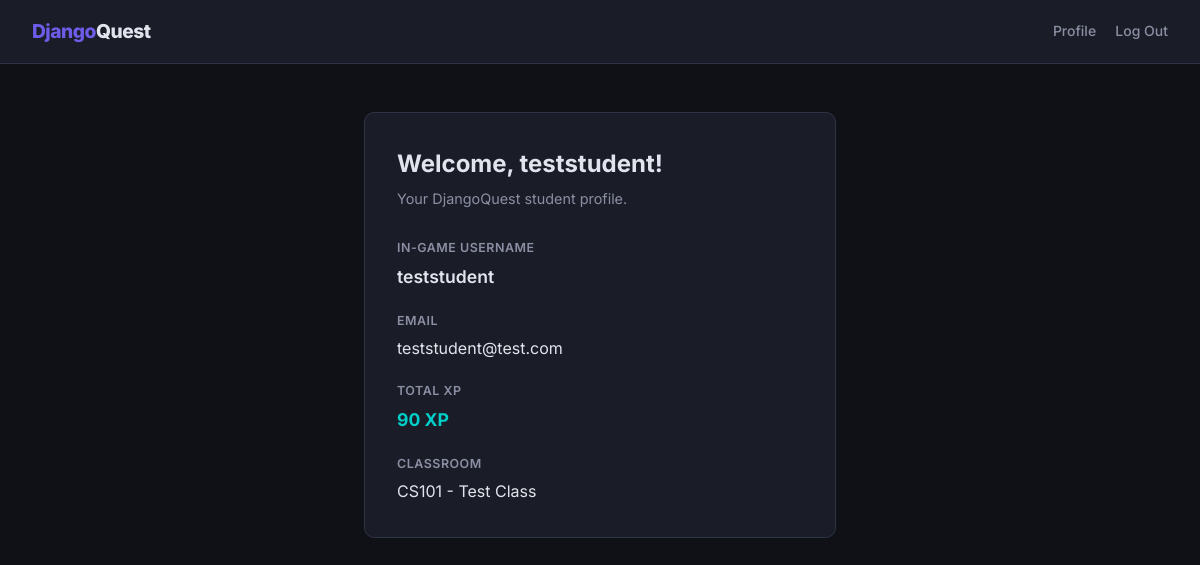
Page /student/profile/ (signed in) on the committed database.
### users/models.py (models this page shows, shortened)
class User(AbstractUser):
    email = models.EmailField(unique=True)
    username = models.CharField(max_length=150, unique=True)
    is_verified = models.BooleanField(default=False)
    is_teacher = models.BooleanField(default=False)
    is_student = models.BooleanField(default=True)
    date_joined = models.DateTimeField(auto_now_add=True)
    objects = UserManager()
    USERNAME_FIELD = 'email'
    REQUIRED_FIELDS = ['username']
    groups = models.ManyToManyField(
        'auth.Group',
        related_name='custom_user_set',
        blank=True,
        help_text='The groups this user belongs to.',
        verbose_name='groups',
    )
    user_permissions = models.ManyToManyField(
        'auth.Permission',
        related_name='custom_user_permission_set',
        blank=True,
        help_text='Specific permissions for this user.',
        verbose_name='user permissions',
    )

class Profile(models.Model):
    user = models.OneToOneField(User, on_delete=models.CASCADE, related_name="profile")
    avatar = models.ImageField(upload_to="avatars/", null=True, blank=True)
    bio = models.TextField(blank=True)
    total_xp = models.IntegerField(default=0)
    classroom = models.ForeignKey(
        Classroom,
        on_delete=models.SET_NULL,
        null=True,
        blank=True,
        related_name='students',
        help_text='The classroom this student is enrolled in.',
    )

class Classroom(models.Model):
    teacher = models.ForeignKey(
        User,
        on_delete=models.CASCADE,
        related_name='classrooms',
        limit_choices_to={'is_teacher': True},
    )
    name = models.CharField(max_length=200)
    enrollment_code = models.CharField(
        max_length=8,
        unique=True,
        default=generate_enrollment_code,
        editable=False,
    )
    created_at = models.DateTimeField(auto_now_add=True)

### dashboard/views.py (the view)
# urls.py: path('student/profile/', views.student_profile, name='student_profile'),
@login_required(login_url='/login/')
def student_profile(request):
    profile, _ = Profile.objects.get_or_create(user=request.user)
    return render(request, 'dashboard/student_profile.html', {'profile': profile})

### dashboard/templates/dashboard/student_profile.html (shortened to what this page needs)
{% extends "dashboard/base.html" %}
{% block content %}
<div class="container">
    <div class="card">
        <h2>Welcome, {{ user.username }}!</h2>
        <p class="subtitle">Your DjangoQuest student profile.</p>
        <div style="display:grid; gap:1rem;">
            <div>
                <span style="font-size:.78rem; text-transform:uppercase; letter-spacing:.5px; color:var(--text-dim); font-weight:600;">In-Game Username</span>
                <p style="font-size:1.1rem; font-weight:600; margin-top:.2rem;">{{ user.username }}</p>
            </div>
            <div>
                <span style="font-size:.78rem; text-transform:uppercase; letter-spacing:.5px; color:var(--text-dim); font-weight:600;">Email</span>
                <p style="margin-top:.2rem;">{{ user.email }}</p>
            </div>
            <div>
                <span style="font-size:.78rem; text-transform:uppercase; letter-spacing:.5px; color:var(--text-dim); font-weight:600;">Total XP</span>
                <p style="font-size:1.1rem; font-weight:700; color:var(--success); margin-top:.2rem;">{{ profile.total_xp }} XP</p>
            </div>
            <div>
                <span style="font-size:.78rem; text-transform:uppercase; letter-spacing:.5px; color:var(--text-dim); font-weight:600;">Classroom</span>
                <p style="margin-top:.2rem;">
                    {% if profile.classroom %}
                        {{ profile.classroom.name }}
                    {% else %}
                        <span style="color:var(--text-dim);">Not enrolled — enter a code in-game to join!</span>
                    {% endif %}
                </p>
            </div>
        </div>
    </div>
</div>
{% endblock %}

### dashboard/templates/dashboard/base.html (style rules this page uses)
*, *::before, *::after { box-sizing: border-box; margin: 0; padding: 0; }
:root { --bg: #0f1117; --surface: #1a1d27; --surface-2: #242834; --border: #2e3345; --text: #e2e4ed; --text-dim: #8b8fa3; --accent: #6c5ce7; --accent-hover: #7c6df7; --accent-soft: rgba(108, 92, 231, .12); --success: #00cec9; --danger: #ff6b6b; --warning: #feca57; --radius: 10px; }
body { font-family: 'Inter', -apple-system, BlinkMacSystemFont, sans-serif; background: var(--bg); color: var(--text); min-height: 100vh; line-height: 1.6; }
.container { max-width: 520px; margin: 3rem auto; padding: 0 1.5rem; }
.card { background: var(--surface); border: 1px solid var(--border); border-radius: var(--radius); padding: 2rem; }
.card h2 { font-size: 1.5rem; font-weight: 700; margin-bottom: .25rem; }
.card .subtitle { color: var(--text-dim); font-size: 0.9rem; margin-bottom: 1.5rem; }

### rows in the picture
User: username "teststudent", email "teststudent@test.com"
Profile: total_xp "90", classroom.name "CS101 - Test Class"
